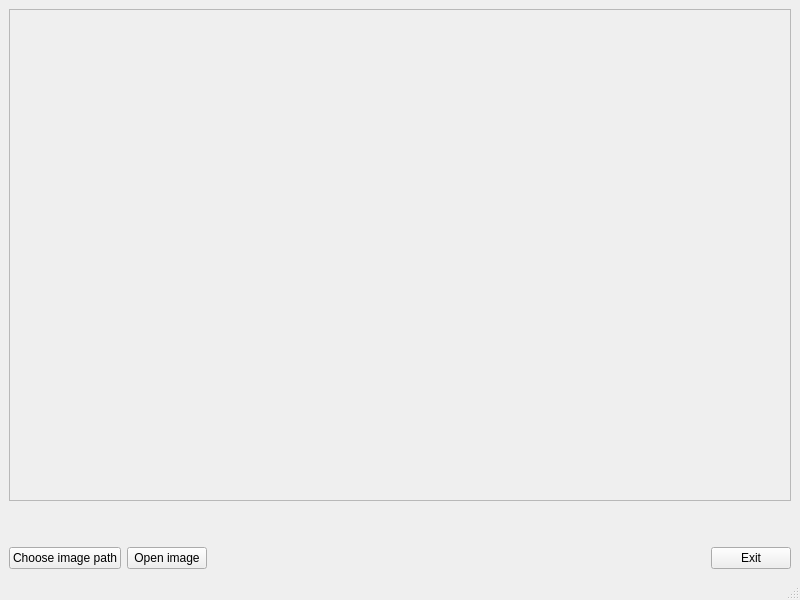
<?xml version="1.0" encoding="UTF-8"?>
<ui version="4.0">
 <class>ImageViewer</class>
 <widget class="QMainWindow" name="ImageViewer">
  <property name="geometry">
   <rect>
    <x>0</x>
    <y>0</y>
    <width>800</width>
    <height>600</height>
   </rect>
  </property>
  <property name="windowTitle">
   <string>ImageViewer</string>
  </property>
  <widget class="QWidget" name="centralwidget">
   <layout class="QGridLayout" name="gridLayout_2">
    <item row="0" column="0">
     <widget class="QScrollArea" name="scrollArea">
      <property name="verticalScrollBarPolicy">
       <enum>Qt::ScrollBarAlwaysOff</enum>
      </property>
      <property name="horizontalScrollBarPolicy">
       <enum>Qt::ScrollBarAlwaysOff</enum>
      </property>
      <property name="widgetResizable">
       <bool>true</bool>
      </property>
      <property name="alignment">
       <set>Qt::AlignCenter</set>
      </property>
      <widget class="QWidget" name="scrollAreaWidgetContents">
       <property name="geometry">
        <rect>
         <x>0</x>
         <y>0</y>
         <width>780</width>
         <height>459</height>
        </rect>
       </property>
       <layout class="QGridLayout" name="gridLayout">
        <property name="leftMargin">
         <number>0</number>
        </property>
        <property name="topMargin">
         <number>0</number>
        </property>
        <property name="rightMargin">
         <number>0</number>
        </property>
        <property name="bottomMargin">
         <number>0</number>
        </property>
        <item row="0" column="0">
         <widget class="QLabel" name="imageField">
          <property name="sizePolicy">
           <sizepolicy hsizetype="Expanding" vsizetype="Expanding">
            <horstretch>0</horstretch>
            <verstretch>0</verstretch>
           </sizepolicy>
          </property>
          <property name="text">
           <string/>
          </property>
          <property name="alignment">
           <set>Qt::AlignCenter</set>
          </property>
         </widget>
        </item>
       </layout>
      </widget>
     </widget>
    </item>
    <item row="2" column="0">
     <layout class="QHBoxLayout" name="horizontalLayout">
      <item>
       <widget class="QPushButton" name="pathButton">
        <property name="text">
         <string>Choose image path</string>
        </property>
       </widget>
      </item>
      <item>
       <widget class="QPushButton" name="imageButton">
        <property name="text">
         <string>Open image</string>
        </property>
       </widget>
      </item>
      <item>
       <spacer name="horizontalSpacer">
        <property name="orientation">
         <enum>Qt::Horizontal</enum>
        </property>
        <property name="sizeHint" stdset="0">
         <size>
          <width>40</width>
          <height>20</height>
         </size>
        </property>
       </spacer>
      </item>
      <item>
       <widget class="QPushButton" name="exitButton">
        <property name="text">
         <string>Exit</string>
        </property>
       </widget>
      </item>
     </layout>
    </item>
    <item row="1" column="0">
     <spacer name="verticalSpacer">
      <property name="orientation">
       <enum>Qt::Vertical</enum>
      </property>
      <property name="sizeType">
       <enum>QSizePolicy::Minimum</enum>
      </property>
      <property name="sizeHint" stdset="0">
       <size>
        <width>20</width>
        <height>40</height>
       </size>
      </property>
     </spacer>
    </item>
   </layout>
  </widget>
  <widget class="QMenuBar" name="menubar">
   <property name="geometry">
    <rect>
     <x>0</x>
     <y>0</y>
     <width>800</width>
     <height>21</height>
    </rect>
   </property>
  </widget>
  <widget class="QStatusBar" name="statusbar"/>
 </widget>
 <resources/>
 <connections/>
</ui>
